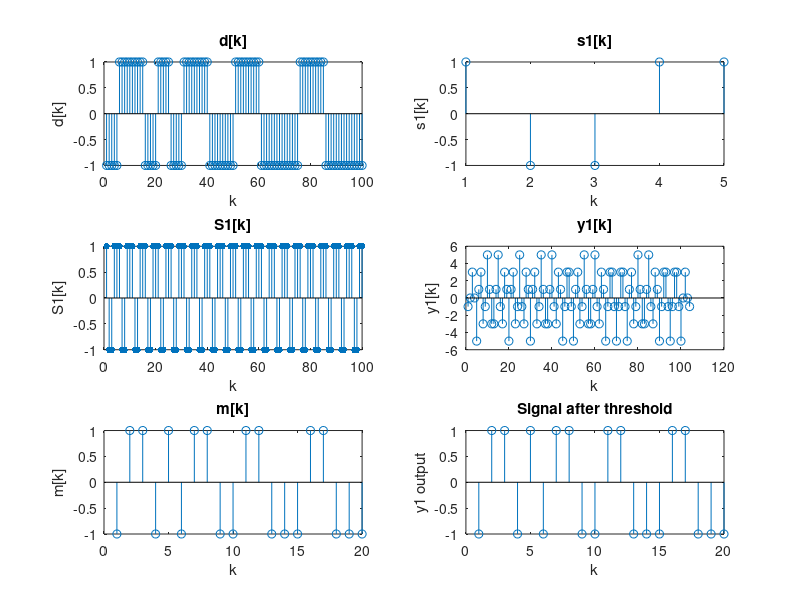
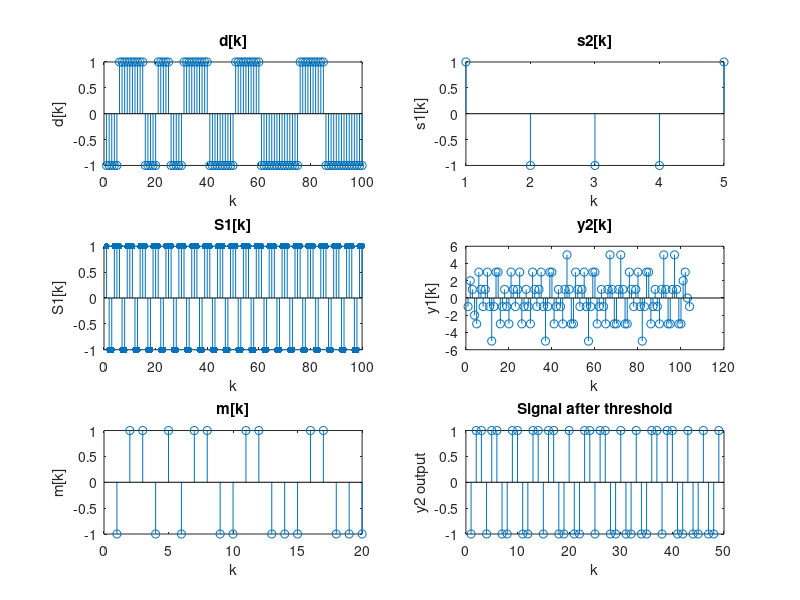
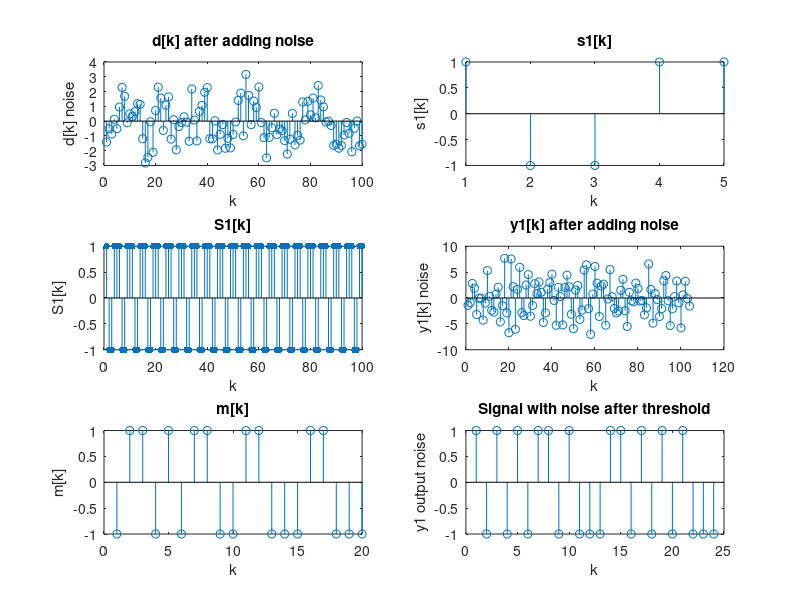

MATLAB code to generate these figures, in order:
%Generate the 20 random sybol low-rate data message m[k]
mk=(-1).^(rand(1,20)>0.5);
%Up-sampled m[k] to produce d[k]
dk_=repmat(mk,[5 1]);
dk=dk_(:)';
%Generate users binary-valued random sequence s1k and s2k, also make sure
%they are not identical
s1k=(-1).^(rand(1,5)>0.5);
s2k=(-1).^(rand(1,5)>0.5);
while isequal(s1k,s2k) 
    s2k=(-1).^(rand(1,5)>0.5);
end

%Generate Periodic spreading sequnce S1[k] for user 1 based on s1[k]
S1=repmat(s1k,[1,20]);
%Product modulated sequence p[k] using point-by-point multiplicative modulation for intended user 1
pk=dk.*S1;


%%%%%%%%%%%%%%%%%%%%%%%%%%%%%%%%%%%%%%%%%%%%%%%%%%%%%%%%%%%%%%%%%%%%%%%%%%%%%%%%%%%%%%%%%%
%Question 1:

%Define the digital matched filter for user 1
h1m=fliplr(s1k);
%Product the output of the matched filter 
y1=conv(h1m,pk);
%Choose a threshold
threshold1=4;
%After choosing the threshold, generate the final output of singals
y1_filter=(y1>threshold1)-(y1<-threshold1);
y1_output=y1_filter(y1_filter~=0);
%Compute the Error rate
n=length(mk);
m1=length(y1_output);
k1=min(n,m1);
take1=mk(1:k1)-y1_output(1:k1);
ERT1=length(take1(take1~=0))/n;

%display 
figure(1);
subplot(3,2,1);
stem(dk);xlabel('k');ylabel('d[k]');title('d[k]');
subplot(3,2,2)
stem(s1k);xlabel('k');ylabel('s1[k]');title('s1[k]');
subplot(3,2,3);
stem(S1,'.','MarkerSize',15);xlabel('k');ylabel('S1[k]');title('S1[k]');
subplot(3,2,4);
stem(y1);xlabel('k');ylabel('y1[k]');title('y1[k]');
subplot(3,2,5);
stem(mk);xlabel('k');ylabel('m[k]');title('m[k]');
subplot(3,2,6);
stem(y1_output);xlabel('k');ylabel('y1 output');title('Signal after threshold');

%%%%%%%%%%%%%%%%%%%%%%%%%%%%%%%%%%%%%%%%%%%%%%%%%%%%%%%%%%%%%%%%%%%%%%%%%%%%%%%%%%%%%%%%%%
%Question 2:
%Define the digital matched filter for user 2
h2m=fliplr(s2k);
%Product the output of the matched filter
y2=conv(h2m,pk);
%Using different threshold
threshold2=2.5;
%Generate the final output
y2_filter=(y2>threshold2)-(y2<-threshold2);
y2_output=y2_filter(y2_filter~=0);
%Compute the Error rate
m2=length(y2_output);
k2=min(n,m2);
take2=mk(1:k2)-y2_output(1:k2);
ERT2=length(take2(take2~=0))/n;

%display 
figure(2);
subplot(3,2,1);
stem(dk);xlabel('k');ylabel('d[k]');title('d[k]');
subplot(3,2,2)
stem(s2k);xlabel('k');ylabel('s1[k]');title('s2[k]');
subplot(3,2,3);
stem(S1,'.','MarkerSize',15);xlabel('k');ylabel('S1[k]');title('S1[k]');
subplot(3,2,4);
stem(y2);xlabel('k');ylabel('y1[k]');title('y2[k]');
subplot(3,2,5);
stem(mk);xlabel('k');ylabel('m[k]');title('m[k]');
subplot(3,2,6);
stem(y2_output);xlabel('k');ylabel('y2 output');title('Signal after threshold');

%%%%%%%%%%%%%%%%%%%%%%%%%%%%%%%%%%%%%%%%%%%%%%%%%%%%%%%%%%%%%%%%%%%%%%%%%%%%%%%%%%%%%%%%%%
%Question 3:
%Add normal noise to d[k] with SNR=0dB and creat d[k]_noise
dk_noise=awgn(dk,0);
pk_noise=dk_noise.*S1;
%Product the output of the matched filter 
y1_noise=conv(h1m,pk_noise);
%Choose a different threshold
threshold3=4.5;
%After choosing the threshold, generate the final output of singals
y1_filter_noise=(y1_noise>threshold3)-(y1_noise<-threshold3);
y1_output_noise=y1_filter_noise(y1_filter_noise~=0);
%Compute the Error rate
m3=length(y1_output_noise);
k3=min(n,m3);
take3=mk(1:k3)-y1_output_noise(1:k3);
ERT3=length(take3(take3~=0))/n;

%display 
figure(3);
subplot(3,2,1);
stem(dk_noise);xlabel('k');ylabel('d[k] noise');title('d[k] after adding noise');
subplot(3,2,2)
stem(s1k);xlabel('k');ylabel('s1[k]');title('s1[k]');
subplot(3,2,3);
stem(S1,'.','MarkerSize',15);xlabel('k');ylabel('S1[k]');title('S1[k]');
subplot(3,2,4);
stem(y1_noise);xlabel('k');ylabel('y1[k] noise');title('y1[k] after adding noise');
subplot(3,2,5);
stem(mk);xlabel('k');ylabel('m[k]');title('m[k]');
subplot(3,2,6);
stem(y1_output_noise);xlabel('k');ylabel('y1 output noise');title('Signal with noise after threshold');

